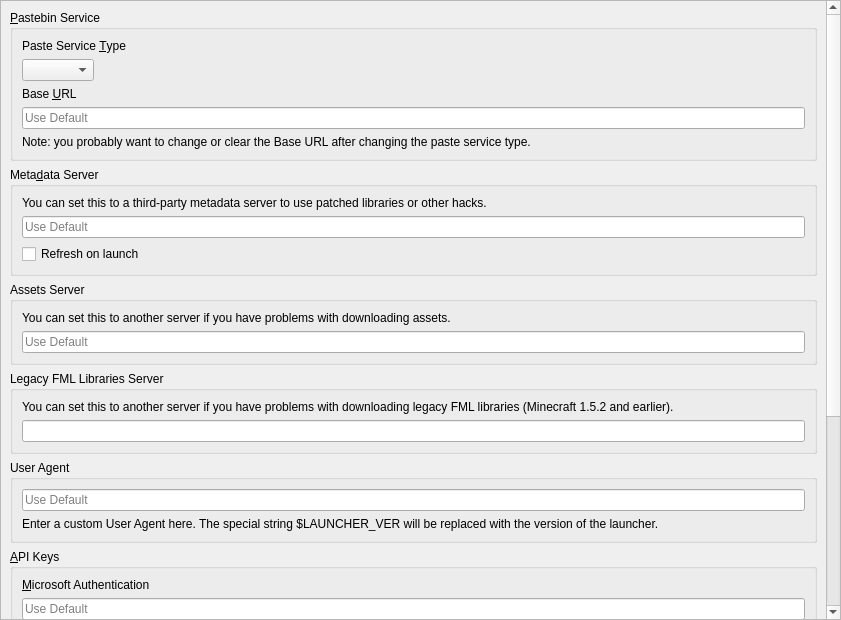
<?xml version="1.0" encoding="UTF-8"?>
<ui version="4.0">
 <class>APIPage</class>
 <widget class="QWidget" name="APIPage">
  <property name="geometry">
   <rect>
    <x>0</x>
    <y>0</y>
    <width>841</width>
    <height>620</height>
   </rect>
  </property>
  <layout class="QVBoxLayout" name="verticalLayout_2">
   <property name="leftMargin">
    <number>0</number>
   </property>
   <property name="topMargin">
    <number>0</number>
   </property>
   <property name="rightMargin">
    <number>0</number>
   </property>
   <property name="bottomMargin">
    <number>0</number>
   </property>
   <item>
    <widget class="QScrollArea" name="scrollArea">
     <property name="widgetResizable">
      <bool>true</bool>
     </property>
     <widget class="QWidget" name="scrollAreaWidgetContents">
      <property name="geometry">
       <rect>
        <x>0</x>
        <y>0</y>
        <width>825</width>
        <height>1236</height>
       </rect>
      </property>
      <layout class="QVBoxLayout" name="verticalLayout">
       <item>
        <widget class="QGroupBox" name="groupBox_paste">
         <property name="title">
          <string>&amp;Pastebin Service</string>
         </property>
         <layout class="QVBoxLayout" name="verticalLayout_3">
          <item>
           <widget class="QLabel" name="pasteServiceTypeLabel">
            <property name="text">
             <string>Paste Service &amp;Type</string>
            </property>
            <property name="buddy">
             <cstring>pasteTypeComboBox</cstring>
            </property>
           </widget>
          </item>
          <item>
           <widget class="QComboBox" name="pasteTypeComboBox">
            <property name="sizePolicy">
             <sizepolicy hsizetype="Maximum" vsizetype="Fixed">
              <horstretch>0</horstretch>
              <verstretch>0</verstretch>
             </sizepolicy>
            </property>
           </widget>
          </item>
          <item>
           <widget class="QLabel" name="baseURLLabel">
            <property name="text">
             <string>Base &amp;URL</string>
            </property>
            <property name="buddy">
             <cstring>baseURLEntry</cstring>
            </property>
           </widget>
          </item>
          <item>
           <widget class="QLineEdit" name="baseURLEntry">
            <property name="placeholderText">
             <string>Use Default</string>
            </property>
            <property name="clearButtonEnabled">
             <bool>true</bool>
            </property>
           </widget>
          </item>
          <item>
           <widget class="QLabel" name="baseURLNote">
            <property name="text">
             <string>Note: you probably want to change or clear the Base URL after changing the paste service type.</string>
            </property>
            <property name="wordWrap">
             <bool>true</bool>
            </property>
           </widget>
          </item>
         </layout>
        </widget>
       </item>
       <item>
        <widget class="QGroupBox" name="groupBox_meta">
         <property name="title">
          <string>Meta&amp;data Server</string>
         </property>
         <layout class="QVBoxLayout" name="verticalLayout_5">
          <item>
           <widget class="QLabel" name="label_6">
            <property name="text">
             <string>You can set this to a third-party metadata server to use patched libraries or other hacks.</string>
            </property>
            <property name="textFormat">
             <enum>Qt::RichText</enum>
            </property>
            <property name="wordWrap">
             <bool>true</bool>
            </property>
            <property name="openExternalLinks">
             <bool>true</bool>
            </property>
           </widget>
          </item>
          <item>
           <widget class="QLineEdit" name="metaURL">
            <property name="placeholderText">
             <string>Use Default</string>
            </property>
           </widget>
          </item>
          <item>
           <widget class="QCheckBox" name="metaRefreshOnLaunchCB">
            <property name="text">
             <string>Refresh on launch</string>
            </property>
           </widget>
          </item>
         </layout>
        </widget>
       </item>
       <item>
        <widget class="QGroupBox" name="groupBox_assets">
         <property name="title">
          <string>Assets Server</string>
         </property>
         <layout class="QVBoxLayout" name="verticalLayout_6">
          <item>
           <widget class="QLabel" name="label_7">
            <property name="text">
             <string>You can set this to another server if you have problems with downloading assets.</string>
            </property>
            <property name="textFormat">
             <enum>Qt::RichText</enum>
            </property>
            <property name="wordWrap">
             <bool>true</bool>
            </property>
            <property name="openExternalLinks">
             <bool>true</bool>
            </property>
           </widget>
          </item>
          <item>
           <widget class="QLineEdit" name="resourceURL">
            <property name="placeholderText">
             <string>Use Default</string>
            </property>
           </widget>
          </item>
         </layout>
        </widget>
       </item>
       <item>
        <widget class="QGroupBox" name="groupBox_fmllibs">
         <property name="title">
          <string>Legacy FML Libraries Server</string>
         </property>
         <layout class="QVBoxLayout" name="verticalLayout_8">
          <item>
           <widget class="QLabel" name="label">
            <property name="text">
             <string>You can set this to another server if you have problems with downloading legacy FML libraries (Minecraft 1.5.2 and earlier).</string>
            </property>
            <property name="textFormat">
             <enum>Qt::RichText</enum>
            </property>
            <property name="wordWrap">
             <bool>true</bool>
            </property>
            <property name="openExternalLinks">
             <bool>true</bool>
            </property>
           </widget>
          </item>
          <item>
           <widget class="QLineEdit" name="legacyFMLLibsURL"/>
          </item>
         </layout>
        </widget>
       </item>
       <item>
        <widget class="QGroupBox" name="groupBox_ua">
         <property name="minimumSize">
          <size>
           <width>0</width>
           <height>0</height>
          </size>
         </property>
         <property name="title">
          <string>User Agent</string>
         </property>
         <layout class="QVBoxLayout" name="verticalLayout_7">
          <item>
           <widget class="QLineEdit" name="userAgentLineEdit">
            <property name="placeholderText">
             <string>Use Default</string>
            </property>
           </widget>
          </item>
          <item>
           <widget class="QLabel" name="userAgentLabel">
            <property name="text">
             <string>Enter a custom User Agent here. The special string $LAUNCHER_VER will be replaced with the version of the launcher.</string>
            </property>
            <property name="wordWrap">
             <bool>true</bool>
            </property>
           </widget>
          </item>
         </layout>
        </widget>
       </item>
       <item>
        <widget class="QGroupBox" name="groupBox_msa">
         <property name="title">
          <string>&amp;API Keys</string>
         </property>
         <layout class="QVBoxLayout" name="verticalLayout_4">
          <item>
           <widget class="QLabel" name="msaClientIDLabel">
            <property name="text">
             <string>&amp;Microsoft Authentication</string>
            </property>
            <property name="textFormat">
             <enum>Qt::RichText</enum>
            </property>
            <property name="wordWrap">
             <bool>true</bool>
            </property>
            <property name="openExternalLinks">
             <bool>true</bool>
            </property>
            <property name="buddy">
             <cstring>msaClientID</cstring>
            </property>
           </widget>
          </item>
          <item>
           <widget class="QLineEdit" name="msaClientID">
            <property name="placeholderText">
             <string>Use Default</string>
            </property>
           </widget>
          </item>
          <item>
           <widget class="QLabel" name="label_3">
            <property name="text">
             <string>Note: you probably don't need to set this if logging in via Microsoft Authentication already works.</string>
            </property>
            <property name="textFormat">
             <enum>Qt::RichText</enum>
            </property>
            <property name="wordWrap">
             <bool>true</bool>
            </property>
           </widget>
          </item>
          <item>
           <spacer name="verticalSpacer">
            <property name="orientation">
             <enum>Qt::Vertical</enum>
            </property>
            <property name="sizeType">
             <enum>QSizePolicy::Fixed</enum>
            </property>
            <property name="sizeHint" stdset="0">
             <size>
              <width>0</width>
              <height>6</height>
             </size>
            </property>
           </spacer>
          </item>
          <item>
           <widget class="QLabel" name="modrinthTokenLabel">
            <property name="text">
             <string>Mod&amp;rinth</string>
            </property>
            <property name="textFormat">
             <enum>Qt::RichText</enum>
            </property>
            <property name="wordWrap">
             <bool>true</bool>
            </property>
            <property name="openExternalLinks">
             <bool>true</bool>
            </property>
            <property name="buddy">
             <cstring>modrinthToken</cstring>
            </property>
           </widget>
          </item>
          <item>
           <widget class="QLineEdit" name="modrinthToken">
            <property name="enabled">
             <bool>true</bool>
            </property>
            <property name="placeholderText">
             <string>Use None</string>
            </property>
           </widget>
          </item>
          <item>
           <widget class="QLabel" name="label_8">
            <property name="text">
             <string>&lt;html&gt;&lt;head/&gt;&lt;body&gt;&lt;p&gt;Note: you only need to set this to access private data. Read the &lt;a href=&quot;https://docs.modrinth.com/api/#authentication&quot;&gt;documentation&lt;/a&gt; for more information.&lt;/p&gt;&lt;/body&gt;&lt;/html&gt;</string>
            </property>
            <property name="wordWrap">
             <bool>true</bool>
            </property>
            <property name="openExternalLinks">
             <bool>true</bool>
            </property>
           </widget>
          </item>
          <item>
           <spacer name="verticalSpacer_4">
            <property name="orientation">
             <enum>Qt::Vertical</enum>
            </property>
            <property name="sizeType">
             <enum>QSizePolicy::Fixed</enum>
            </property>
            <property name="sizeHint" stdset="0">
             <size>
              <width>0</width>
              <height>6</height>
             </size>
            </property>
           </spacer>
          </item>
          <item>
           <widget class="QLabel" name="flameKeyLabel">
            <property name="text">
             <string>&amp;CurseForge</string>
            </property>
            <property name="textFormat">
             <enum>Qt::RichText</enum>
            </property>
            <property name="wordWrap">
             <bool>true</bool>
            </property>
            <property name="openExternalLinks">
             <bool>true</bool>
            </property>
            <property name="buddy">
             <cstring>flameKey</cstring>
            </property>
           </widget>
          </item>
          <item>
           <widget class="QLineEdit" name="flameKey">
            <property name="enabled">
             <bool>true</bool>
            </property>
            <property name="placeholderText">
             <string>Use Default</string>
            </property>
           </widget>
          </item>
          <item>
           <widget class="QLabel" name="label_10">
            <property name="text">
             <string>Note: you probably don't need to set this if CurseForge already works.</string>
            </property>
            <property name="wordWrap">
             <bool>true</bool>
            </property>
           </widget>
          </item>
          <item>
           <widget class="QCheckBox" name="FallbackMRBlockedMods">
            <property name="text">
             <string>Enable fallback to Modrinth for blocked mods</string>
            </property>
           </widget>
          </item>
          <item>
           <spacer name="verticalSpacer_3">
            <property name="orientation">
             <enum>Qt::Vertical</enum>
            </property>
            <property name="sizeType">
             <enum>QSizePolicy::Fixed</enum>
            </property>
            <property name="sizeHint" stdset="0">
             <size>
              <width>0</width>
              <height>6</height>
             </size>
            </property>
           </spacer>
          </item>
          <item>
           <widget class="QLabel" name="label_12">
            <property name="text">
             <string>&amp;Technic</string>
            </property>
            <property name="buddy">
             <cstring>technicClientID</cstring>
            </property>
           </widget>
          </item>
          <item>
           <widget class="QLineEdit" name="technicClientID">
            <property name="placeholderText">
             <string>Use Default</string>
            </property>
           </widget>
          </item>
          <item>
           <widget class="QLabel" name="label_11">
            <property name="text">
             <string>&lt;html&gt;&lt;head/&gt;&lt;body&gt;&lt;p&gt;Note: you only need to set this to access private data.&lt;/p&gt;&lt;/body&gt;&lt;/html&gt;</string>
            </property>
            <property name="wordWrap">
             <bool>true</bool>
            </property>
           </widget>
          </item>
         </layout>
        </widget>
       </item>
       <item>
        <spacer name="verticalSpacer_2">
         <property name="orientation">
          <enum>Qt::Vertical</enum>
         </property>
         <property name="sizeHint" stdset="0">
          <size>
           <width>0</width>
           <height>0</height>
          </size>
         </property>
        </spacer>
       </item>
      </layout>
     </widget>
    </widget>
   </item>
  </layout>
 </widget>
 <resources/>
 <connections/>
</ui>
